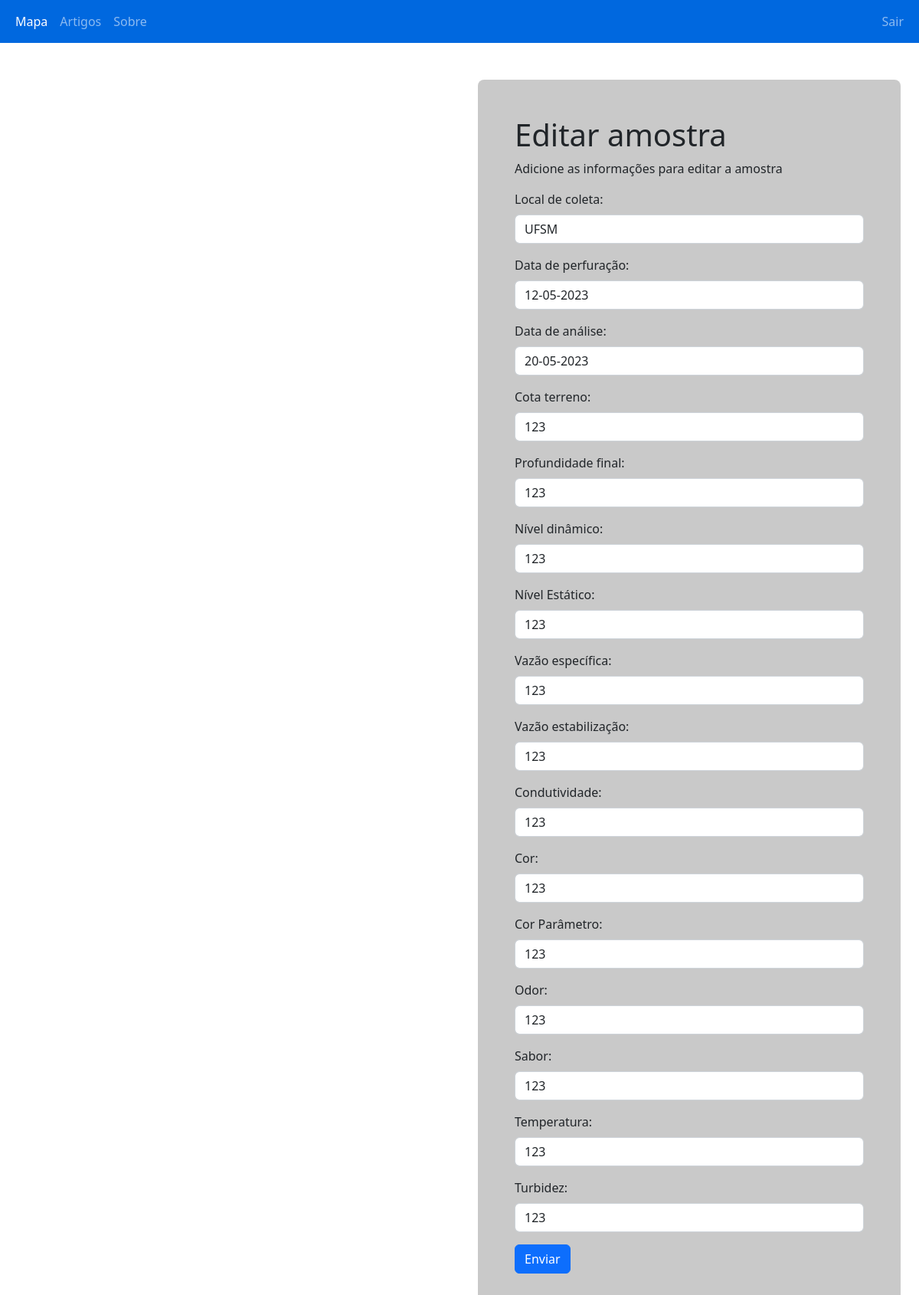
/php/editaramostra.php?ponto=123 (signed in), run on an earlier commit of the app's database.
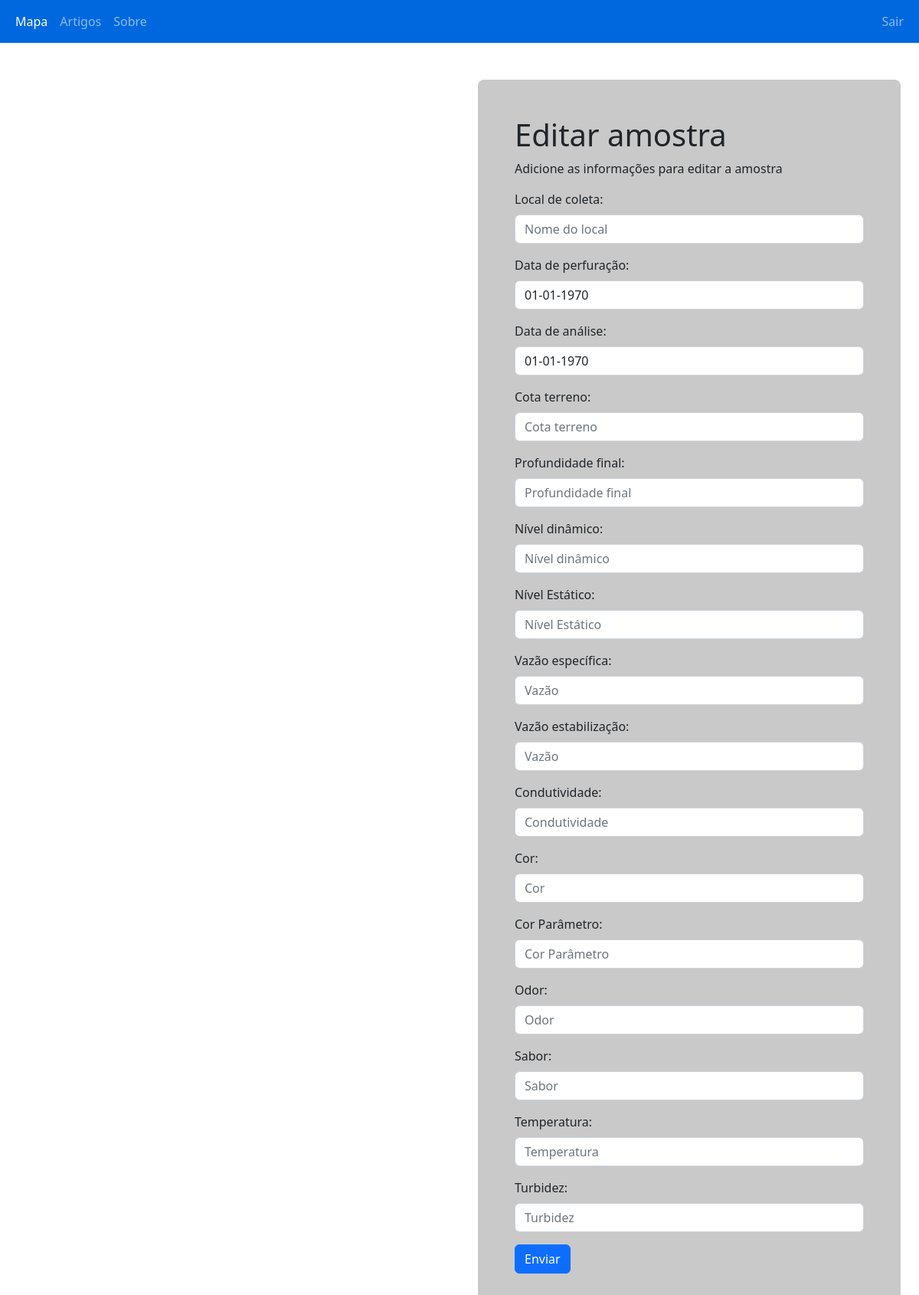
And on a later commit of the database.
### tables this page shows
CREATE TABLE `local` (
  `idLocal` int NOT NULL AUTO_INCREMENT,
  `ponto` bigint NOT NULL,
  `idCriador` int NOT NULL,
  `idEditor` int NOT NULL,
  `nome` varchar(150) NOT NULL,
  `lat` varchar(30) NOT NULL,
  `lng` varchar(30) NOT NULL,
  `tipo` varchar(100) DEFAULT NULL,
  `foto` varchar(1000) DEFAULT NULL,
  PRIMARY KEY (`idLocal`)
);

CREATE TABLE `amostra` (
  `idAmostra` int NOT NULL AUTO_INCREMENT,
  `ponto` bigint NOT NULL,
  `municipio` varchar(100) DEFAULT NULL,
  `idCriador` int DEFAULT NULL,
  `idEditor` int DEFAULT NULL,
  `dataPerfuracao` varchar(50) DEFAULT NULL,
  `dataAnalise` varchar(50) DEFAULT NULL,
  `cotaTerreno` varchar(50) DEFAULT NULL,
  `profundidadeFinal` varchar(50) DEFAULT NULL,
  `nivelDinamico` varchar(50) DEFAULT NULL,
  `nivelEstatico` varchar(50) DEFAULT NULL,
  `vazaoEspecifica` varchar(50) DEFAULT NULL,
  `vazaoEstabilizacao` varchar(50) DEFAULT NULL,
  `condutividade` varchar(50) DEFAULT NULL,
  `cor` varchar(50) DEFAULT NULL,
  `corParametro` varchar(45) DEFAULT NULL,
  `odor` varchar(45) DEFAULT NULL,
  `sabor` varchar(45) DEFAULT NULL,
  `temperatura` varchar(50) DEFAULT NULL,
  `turbidez` varchar(45) DEFAULT NULL,
  PRIMARY KEY (`idAmostra`)
);

### php/editaramostra.php (the view, shortened to what the changed rows need)
<!DOCTYPE html>
<html lang="pt-br">
<head>
    <link rel="stylesheet" href="../style/style.css">
    <link href="https://cdn.jsdelivr.net/npm/bootstrap@5.2.2/dist/css/bootstrap.min.css" rel="stylesheet">
    <link rel="stylesheet" href="https://unpkg.com/leaflet@1.9.2/dist/leaflet.css"integrity="sha256-sA+zWATbFveLLNqWO2gtiw3HL/lh1giY/Inf1BJ0z14="crossorigin=""/>
</head>
            <?php
    include_once "link.php";
    $ponto = $_GET['ponto'];
    $query = mysqli_query($link,"SELECT * FROM AMOSTRA WHERE ponto = '$ponto'");
    $query2 = mysqli_query($link,"SELECT * FROM LOCAL  WHERE ponto = '$ponto'") or die (mysqli_error($link));
    $row = mysqli_fetch_assoc($query);
    $row2 = mysqli_fetch_assoc($query2);
    function formatarData($dataOriginal) {
        $novaData = date("d-m-Y", strtotime($dataOriginal));
        $novaData = str_replace('/', '-', $novaData);
        return $novaData;
    }
?>
    <div class='container-fluid mt-5'>
        <div class='row'>
            <div class='col-6'>
                <div class="container-fluid d-block mb-5" style="">
                    <div class="gray p-5 rounded-3">
                        <form action="c_editaramostra.php" method="post">
                            <h1>Editar amostra</h1>
                            <p>Adicione as informações para editar a amostra</p>
                            <label for="data" class="form-label">Local de coleta:</label>
                            <input type="text" class="form-control" id="nome" placeholder="Nome do local" name="localColetado" readonly value="<?php echo $row2['nome']; ?>">
                            <div class="mb-3 mt-3">
                                <label for="dataPerfuracao" class="form-label">Data de perfuração:</label>
                                <input type="text" class="form-control" value="<?php echo formatarData($row['dataPerfuracao'])?>" name="dataPerfuracao" placeholder="dia-mês-ano">
                            </div>
                            <div class="mb-3 mt-3">
                                <label for="data" class="form-label">Data de análise:</label>
                                <input type="text" class="form-control" value="<?php echo formatarData($row['dataAnalise'])?>" name="dataAnalise" placeholder="dia-mês-ano">
                            </div>
                            <div class="mb-3 mt-3">
                                <label class="form-label">Cota terreno:</label>
                                <input type="text" class="form-control" placeholder="Cota terreno" name="cotaTerreno" value="<?php echo $row['cotaTerreno']?>">
                            </div>
                            <div class="mb-3 mt-3">
                                <label class="form-label">Profundidade final:</label>
                                <input type="text" class="form-control" placeholder="Profundidade final" name="profundidadeFinal" value="<?php echo $row['profundidadeFinal']?>">
                            </div>
                            <div class="mb-3 mt-3">
                                <label class="form-label">Nível dinâmico:</label>
                                <input type="text" class="form-control" placeholder="Nível dinâmico" name="nivelDinamico" value="<?php echo $row['nivelDinamico']?>">
                            </div>
                            <div class="mb-3 mt-3">
                                <label class="form-label">Nível Estático:</label>
                                <input type="text" class="form-control" placeholder="Nível Estático" name="nivelEstatico" value="<?php echo $row['nivelEstatico']?>">
                            </div>
                            <div class="mb-3 mt-3">
                                <label class="form-label">Vazão específica:</label>
                                <input type="text" class="form-control" placeholder="Vazão" name="vazaoEspecifica" value="<?php echo $row['vazaoEspecifica']?>">
                            </div>
                            <div class="mb-3 mt-3">
                                <label class="form-label">Vazão estabilização:</label>
                                <input type="text" class="form-control" placeholder="Vazão" name="vazaoEstabilizacao" value="<?php echo $row['vazaoEstabilizacao']?>">
                            </div>
                            <div class="mb-3 mt-3">
                                <label class="form-label">Condutividade:</label>
                                <input type="text" class="form-control" placeholder="Condutividade" name="condutividade" value="<?php echo $row['condutividade']?>">
                            </div>
                            <div class="mb-3 mt-3">
                                <label class="form-label">Cor:</label>
                                <input type="text" class="form-control" placeholder="Cor" name="cor" value="<?php echo $row['cor']?>">
                            </div>
                            <div class="mb-3 mt-3">
                                <label class="form-label">Cor Parâmetro:</label>
                                <input type="text" class="form-control" placeholder="Cor Parâmetro" name="corParametro" value="<?php echo $row['corParametro']?>">
                            </div>
                            <div class="mb-3 mt-3">
                                <label class="form-label">Odor:</label>
                                <input type="text" class="form-control" placeholder="Odor" name="odor" value="<?php echo $row['odor']?>">
                            </div>
                            <div class="mb-3 mt-3">
                                <label class="form-label">Sabor:</label>
                                <input type="text" class="form-control" placeholder="Sabor" name="sabor" value="<?php echo $row['sabor']?>">
                            </div>
                            <div class="mb-3 mt-3">
                                <label class="form-label">Temperatura:</label>
                                <input type="text" class="form-control" placeholder="Temperatura" name="temperatura" value="<?php echo $row['temperatura']?>">
                            </div>
                            <div class="mb-3 mt-3">
                                <label class="form-label">Turbidez:</label>
                                <input type="text" class="form-control" placeholder="Turbidez" name="turbidez" value="<?php echo $row['turbidez']?>">
                            </div>
                            <button type="submit" class="btn btn-primary">Enviar</button>
                        </form>
                    </div>
                </div>
            </div>
        </div>
    </div>
</body>

What changed in the data, as far as the page shows it:
removed local: localColetado "UFSM"
removed amostra: dataPerfuracao "12-05-2023", dataAnalise "20-05-2023", cotaTerreno "123", profundidadeFinal "123", nivelDinamico "123", nivelEstatico "123", vazaoEspecifica "123", vazaoEstabilizacao "123", condutividade "123", cor "123", corParametro "123", odor "123", sabor "123", temperatura "123", turbidez "123"
Also different on the page:
form field dataPerfuracao: (not shown) → "01-01-1970"
form field dataAnalise: (not shown) → "01-01-1970"
